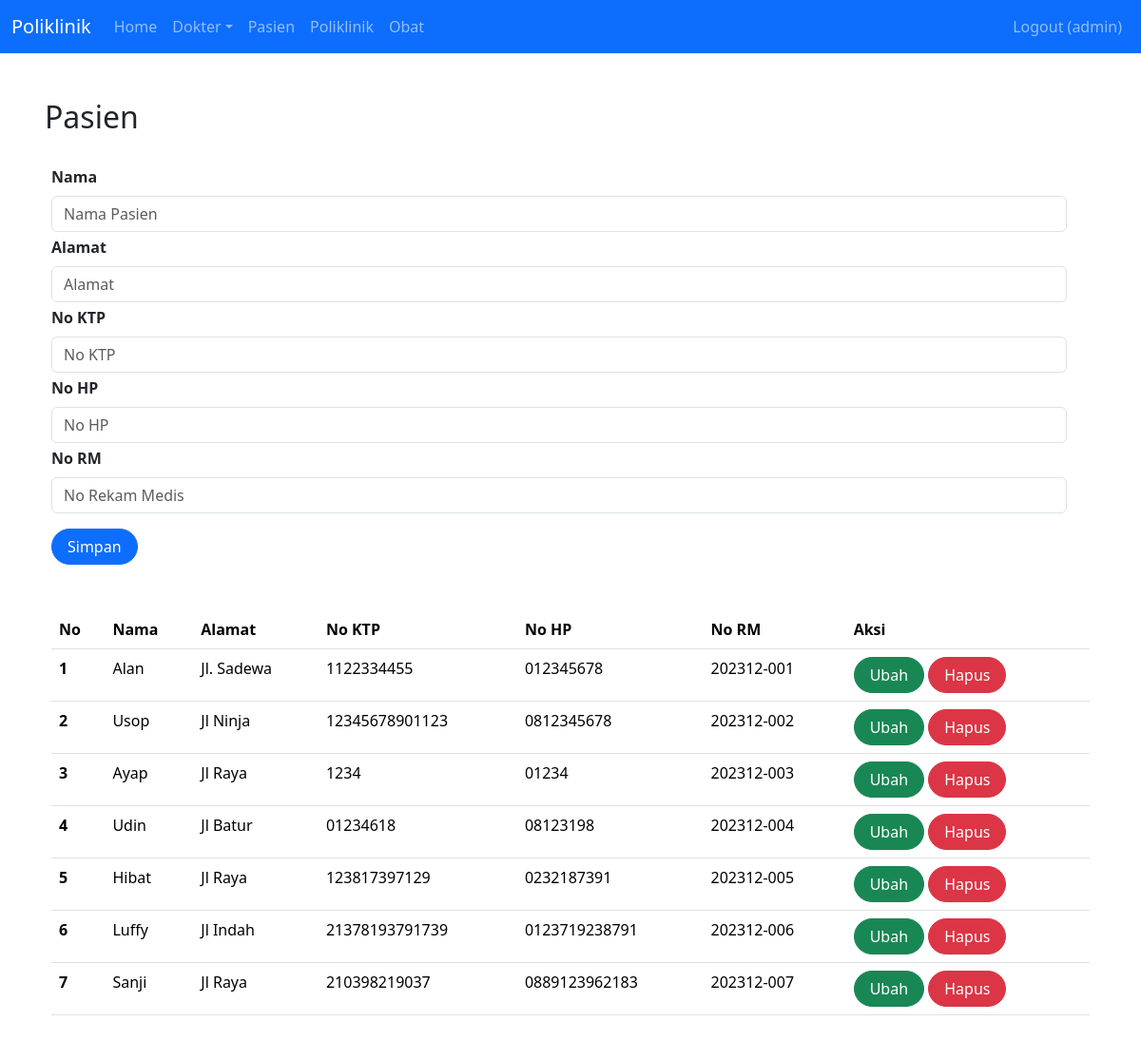
/index.php?page=pasien (signed in), run on an earlier commit of the app's database.
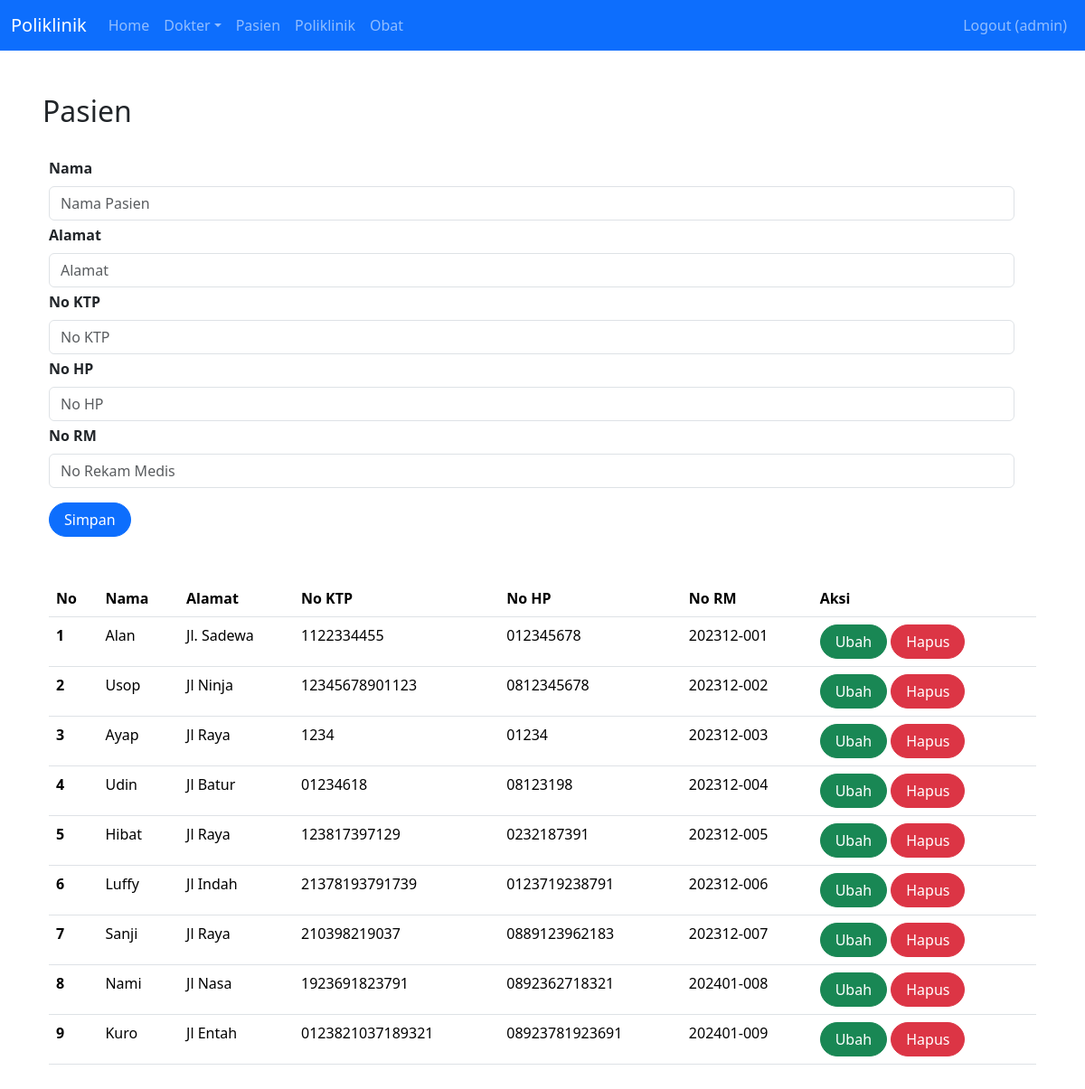
And on a later commit of the database.
### tables this page shows
CREATE TABLE `pasien` (
  `id` int(11) NOT NULL,
  `nama` varchar(255) NOT NULL,
  `alamat` varchar(255) NOT NULL,
  `no_ktp` varchar(255) NOT NULL,
  `no_hp` varchar(50) NOT NULL,
  `no_rm` varchar(25) NOT NULL
);

### pasien.php (the view, shortened to what this page needs)
<h2 class="row mt-5" style="margin-left: 5px">Pasien</h2>
<br>
<div class="container"  style="Margin-Bottom: 50px">
    <form class="form row" method="POST" action="" name="myForm" onsubmit="return(validate());">
        <?php
        $nama = '';
        $alamat = '';
        $no_ktp = '';
        $no_hp = '';
        $no_rm = '';
        ?>
        <div class="row">
            <label for="inputNama" class="form-label fw-bold">
                Nama
            </label>
            <div>
                <input type="text" class="form-control" name="nama" id="inputNama" placeholder="Nama Pasien" value="<?php echo $nama ?>">
            </div>
        </div>
        <div class="row mt-1">
            <label for="inputAlamat" class="form-label fw-bold">
                Alamat
            </label>
            <div>
                <input type="text" class="form-control" name="alamat" id="inputAlamat" placeholder="Alamat" value="<?php echo $alamat ?>">
            </div>
        </div>
        <div class="row mt-1">
            <label for="inputKTP" class="form-label fw-bold">
                No KTP
            </label>
            <div>
                <input type="text" class="form-control" name="no_ktp" id="inputKTP" placeholder="No KTP" value="<?php echo $no_ktp ?>">
            </div>
        </div>
        <div class="row mt-1">
            <label for="inputHP" class="form-label fw-bold">
                No HP
            </label>
            <div>
                <input type="text" class="form-control" name="no_hp" id="inputHP" placeholder="No HP" value="<?php echo $no_hp ?>">
            </div>
        </div>
        <div class="row mt-1">
            <label for="inputRM" class="form-label fw-bold">
                No RM
            </label>
            <div>
                <input type="text" class="form-control" name="no_rm" id="inputRM" placeholder="No Rekam Medis" value="<?php echo $no_rm ?>">
            </div>
        </div>
        <div class="row mt-3">
            <div class=col>
                <button type="submit" class="btn btn-primary rounded-pill px-3 mt-auto" name="simpan">Simpan</button>
            </div>
        </div>
    </form>
    <br>
    <br>
    <table class="table table-hover">
        <thead>
            <tr>
                <th scope="col">No</th>
                <th scope="col">Nama</th>
                <th scope="col">Alamat</th>
                <th scope="col">No KTP</th>
                <th scope="col">No HP</th>
                <th scope="col">No RM</th>
                <th scope="col">Aksi</th>
            </tr>
        </thead>
        <tbody>
            <?php
            $result = mysqli_query($mysqli, "SELECT * FROM pasien");
            $no = 1;
            while ($data = mysqli_fetch_array($result)) {
            ?>
                <tr>
                    <th scope="row"><?php echo $no++ ?></th>
                    <td><?php echo $data['nama'] ?></td>
                    <td><?php echo $data['alamat'] ?></td>
                    <td><?php echo $data['no_ktp'] ?></td>
                    <td><?php echo $data['no_hp'] ?></td>
                    <td><?php echo $data['no_rm'] ?></td>
                    <td>
                        <a class="btn btn-success rounded-pill px-3" href="index.php?page=pasien&id=<?php echo $data['id'] ?>">Ubah</a>
                        <a class="btn btn-danger rounded-pill px-3" href="index.php?page=pasien&id=<?php echo $data['id'] ?>&aksi=hapus">Hapus</a>
                    </td>
                </tr>
            <?php
            }
            ?>
        </tbody>
    </table>
</div>

What changed in the data, as far as the page shows it:
added pasien: nama "Nami", alamat "Jl Nasa", no_ktp "1923691823791", no_hp "0892362718321", no_rm "202401-008"
added pasien: nama "Kuro", alamat "Jl Entah", no_ktp "0123821037189321", no_hp "08923781923691", no_rm "202401-009"
